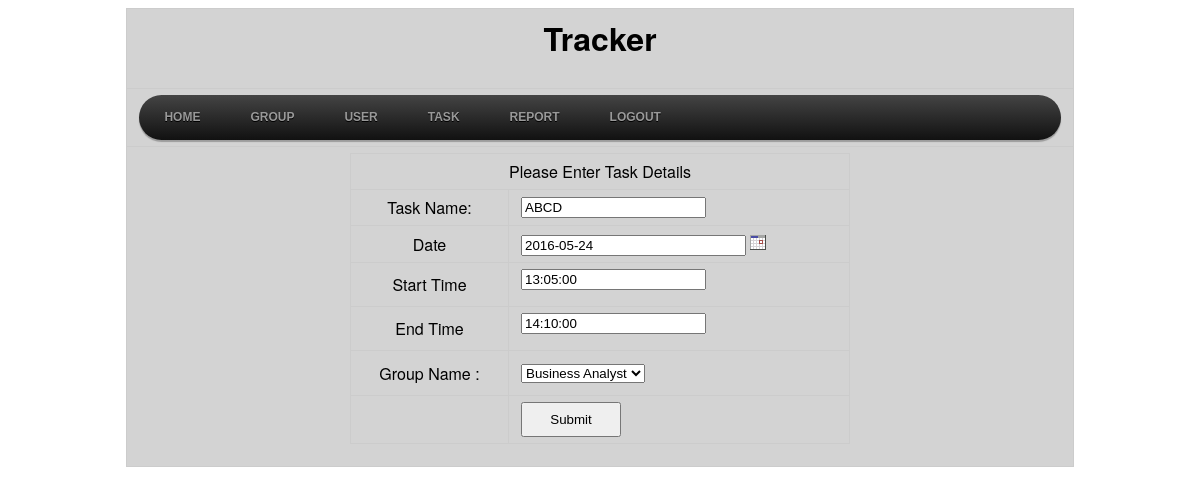
The page /Tracker/admin/EditTask.php?editId=6/ABCD/2016-05-24 (signed in) on the database its author committed.
### tables this page shows
CREATE TABLE IF NOT EXISTS `task_tracker` (
  `TaskId` int(11) NOT NULL AUTO_INCREMENT,
  `TaskName` varchar(50) NOT NULL,
  `Date` date NOT NULL,
  `StartTime` time NOT NULL,
  `EndTime` time NOT NULL,
  `AssignedGroupName` varchar(50) NOT NULL,
  PRIMARY KEY (`TaskId`),
  KEY `AssignedGroupName` (`AssignedGroupName`)
);

### Tracker/admin/EditTask.php (the view, shortened to what this page needs)
<?php
include ("config.php");
$editId=$_GET["editId"];
$splitedTaskDate=explode("/",$editId);
$TaskId=$splitedTaskDate[0];
$Task=$splitedTaskDate[1];
$date=$splitedTaskDate[2];
$sqlQuery = "select * from task_tracker where TaskId='$TaskId' and TaskName='$Task' and Date='$date'";
$selectEditDb = mysqli_query ( $conn, $sqlQuery );
$resultArray = mysqli_fetch_array ( $selectEditDb );
?>
<html>
<head>
<link rel="stylesheet" href="/Tracker/admin/Css/menu.css">
<link rel="stylesheet" href="/Tracker/admin/Css/Styles.css">
<link rel="stylesheet" type="text/css"
	href="dist/jquery-clockpicker.min.css">
<link rel="stylesheet" type="text/css" href="assets/css/github.min.css">
</head>
<body>
		<table width="80%" align="center" bgcolor="#D3D3D3">
			<tr>
				<td align="center" colspan="2"><h1>Tracker</h1></td>
			</tr>
			<tr>
				<td colspan="2">
					<ul id="menu">
					<li><a href="AdminHome.php">Home</a></li>
					<li><a href="#">Group</a>
						</li>
					<li><a href="#">User</a>
						</li>
					<li><a href="#">Task</a>
						</li>
					<li><a href="Report.php">Report</a></li>
					<li><a href="logout.php">Logout</a></li>
				</ul>
				</td>
			</tr>
		<tr>
		<td>
		<form name="Insert_Group" action="EditTask_insert.php"
			enctype="multipart/form-data" method="post" onSubmit="return val();">
		<table width="500px" align="center" border="0" cellpadding="0"
				cellspacing="0">
				<tr>
					<td colspan="2" align="center" class="heading">Please Enter Task
						Details</td>
				</tr>
			<tr>
				<td height="35px" align="center">Task Name:</td>
				<td><input type="text" name="task_name" value="<?php echo $resultArray["TaskName"]; ?>"></td>
			</tr>
			<tr>
				<td height="35px" align="center">Date</td>
				<td><input type="text" id="demo1" name="date" maxlength="25" size="25" value="<?php echo $resultArray["Date"]; ?>"/>
        		<img src="images2/cal.gif" onclick="javascript:NewCssCal('demo1')" style="cursor:pointer"/></td>
			</tr>
			<tr>
				<td height="35px" align="center">Start Time</td>
				<td><div class="input-group clockpicker pull-left"
						data-autoclose="true">
						<input type="text" class="form-control" name="timepicker1"
							value="<?php echo $resultArray["StartTime"]; ?>">
					</div></td>
			</tr>
			<tr>
				<td height="35px" align="center">End Time</td>
				<td><div class="input-group clockpicker pull-left"
						data-autoclose="true">
						<input type="text" class="form-control" name="timepicker2"
							value="<?php echo $resultArray["EndTime"]; ?>">
					</div></td>
			</tr>
			<tr>
					<td align="center" height="45px">Group Name :</td>
					<td><select name="cboGroupName">
							<option value="<?php echo $resultArray["AssignedGroupName"]; ?>"><?php echo $resultArray["AssignedGroupName"]; ?></option>
					</select></td>
				</tr>
			<tr>
				<td align="right" height="45"><input type="hidden" name="hiddenTask"
						value="<?php echo $date; ?>"></td>
				<td height="40px"><input type="submit" name="cmdSubmit"
					value="Submit" style="height: 35px; width: 100px;"></td>
			</tr>
			</table>
		</form>
	</td>
</tr>
</table>
</body>
</html>

### Tracker/admin/Css/menu.css (style rules this page uses)
#menu { width: 100%; margin: 0; padding: 10px 0 0 0; list-style: none; background-color: #111; background-image: linear-gradient(#444, #111); border-radius: 50px; box-shadow: 0 2px 1px #9c9c9c; }
#menu li { float: left; padding: 0 0 10px 0; position: relative; }
#menu a { float: left; height: 25px; padding: 0 25px; color: #999; text-transform: uppercase; font: bold 12px/25px Arial, Helvetica; text-decoration: none; text-shadow: 0 1px 0 #000; }
#menu:after { visibility: hidden; display: block; font-size: 0; content: " "; clear: both; height: 0; }

### Tracker/admin/Css/Styles.css (style rules this page uses)
a { text-decoration:none; }

### Tracker/admin/EditTask.php (style rules this page uses)
body { font-family: 'Helvetica Neue', Helvetica, Arial, sans-serif; font-size: 14px; }
table { border-collapse: collapse; }
th, td { border: 1px solid #ccc; padding: 6px 12px; }
.input-group { width: 110px; margin-bottom: 10px; }

### rows shown on the page
task_tracker: task_name "ABCD", date "2016-05-24", timepicker1 "13:05:00", timepicker2 "14:10:00", cboGroupName "Business Analyst"
